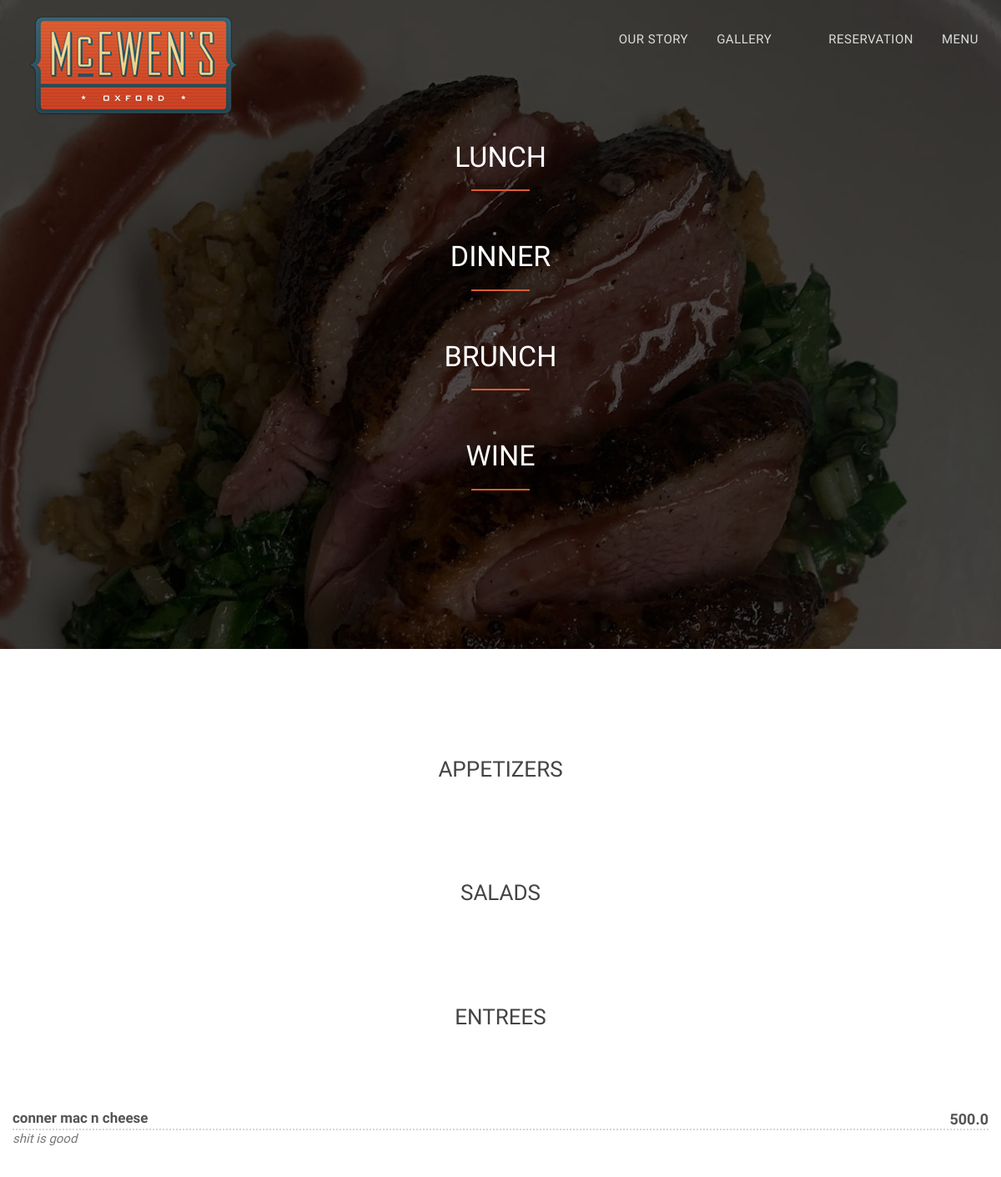
Page /dinner/ on the earlier database version.
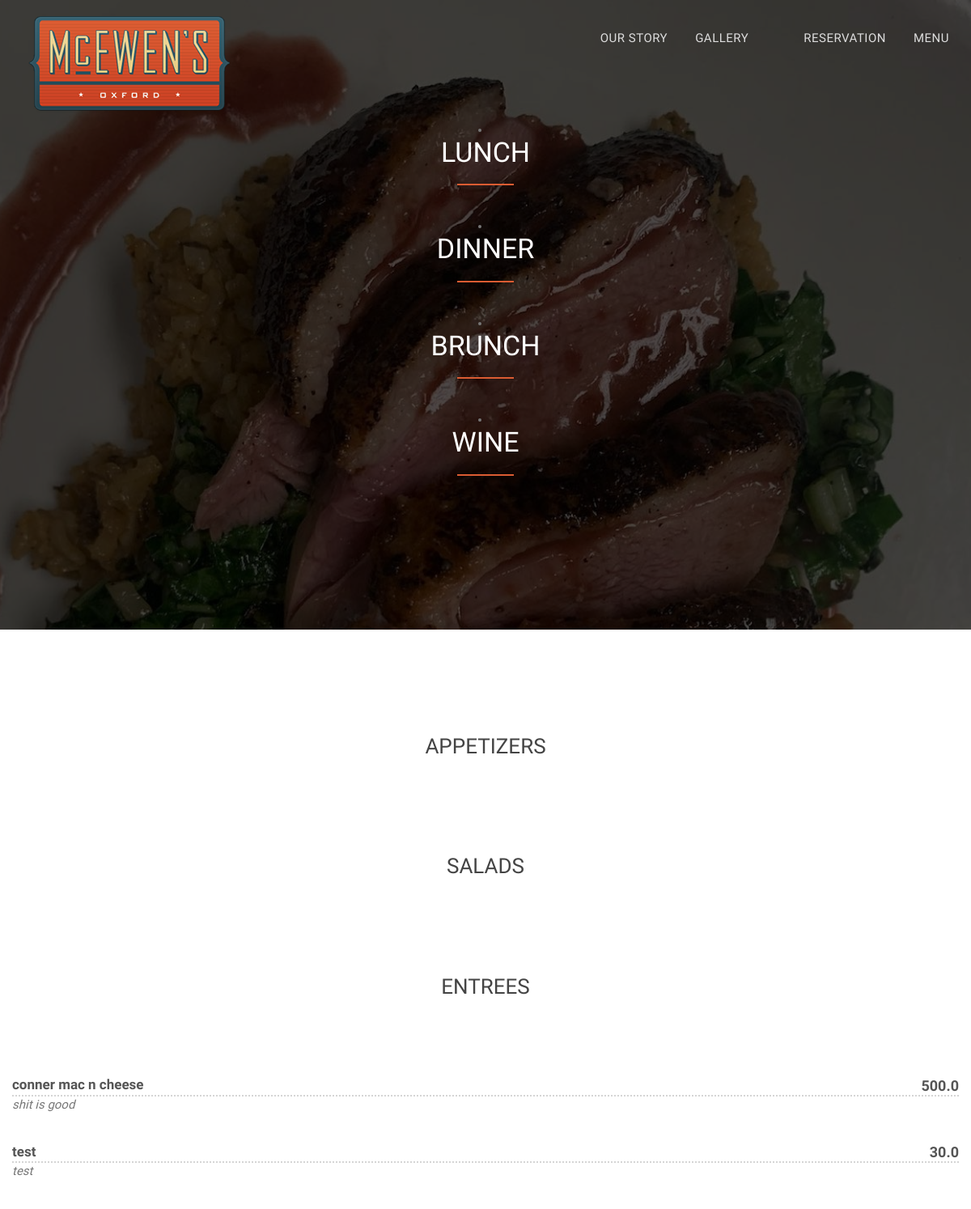
Same page on the later database version.
### mcewens/models.py (models this page shows)
class MenuItem(models.Model):
    name = models.CharField(max_length=50)
    CATEGORY_CHOICES = (
        ("Brunch", "Brunch"),
        ("Lunch", "Lunch"),
        ("Dinner", "Dinner"),
        ("Wine and Cocktails", "Wine and Cocktails"),
    )
    category = models.CharField(choices=CATEGORY_CHOICES, max_length=50)
    TYPE_CHOICES = (
        ("Appetizers", "Appetizers"),
        ("Salads", "Salads"),
        ("Entrees", "Entrees"),
        ("Sandwiches", "Sandwiches"),
        ("Desserts", "Desserts"),
        ("Wine", "Wine"),
        ("Cocktails", "Cocktails"),
    )
    item_type = models.CharField(choices=TYPE_CHOICES, max_length=50, blank=True)
    description = models.TextField(max_length=200, blank=True)
    price = models.FloatField()
    CURRENT_CHOICES = (
        (1, "On menu"),
        (0, "Not on menu"),
    )
    current = models.IntegerField(default=1, choices=CURRENT_CHOICES)
    class Meta:
        unique_together = ("name", "category")

### mcewens/views.py (the view)
# urls.py: path("dinner/", dinner_view, name="dinner"),
def dinner_view(request):
    TYPES = ("Appetizers", "Salads", "Entrees")
    dinner_item = get_current_by_category("Dinner").values()
    return render(request, "dinner.html", {"types": TYPES, "items": dinner_item})

### mcewens/models.py (called while the page is built)
def get_current_by_category(cat):
    return MenuItem.objects.filter(category=cat, current=1)

### mcewens/templates/dinner.html (shortened to what this page needs)
{% extends 'index.html' %} {% block content%}
<div id="restaurant-menu-dinner">
  <div class="section-title text-center center">
    <div class="overlay">
      <li>
        <a id="lunch-link" href="{% url 'lunch' %}" class="page-scroll">
          <h2>Lunch</h2>
        </a>
      </li>
      <hr />
      <li>
        <a id="dinner-link" href="{% url 'dinner' %}" class="page-scroll">
          <h2>Dinner</h2>
        </a>
      </li>
      <hr />
      <li>
        <a id="brunch-link" href="{% url 'brunch' %}" class="page-scroll">
          <h2>Brunch</h2>
        </a>
      </li>
      <hr />
      <li>
        <a id="wine-link" href="{% url 'wine' %}" class="page-scroll">
          <h2>Wine</h2>
        </a>
      </li>
      <hr />
    </div>
  </div>
  <div class="container">
    <div class="row">
   {% for type in types %}
      <div class="container">
        <div class="row">
           <div class="overlay">
            <h2 class="menu-section-title">{{ type }}</h2>
            <div class="overlay">
              <div class="container">
                <div class="row">
                    {% for item in items %} {% if item.item_type == type %}
                    <div class="menu-item">
                      <div class="menu-item-name">{{ item.name }}</div>
                      <div class="menu-item-price">{{ item.price }}</div>
                      <div class="menu-item-description">{{ item.description }}</div>
                    </div>
                    {% endif %} {% endfor %} {% endfor %}
                  </div>
                  {% endblock content%}

Differences in the rows shown:
added MenuItem: name "test", price "30.0", description "test"
